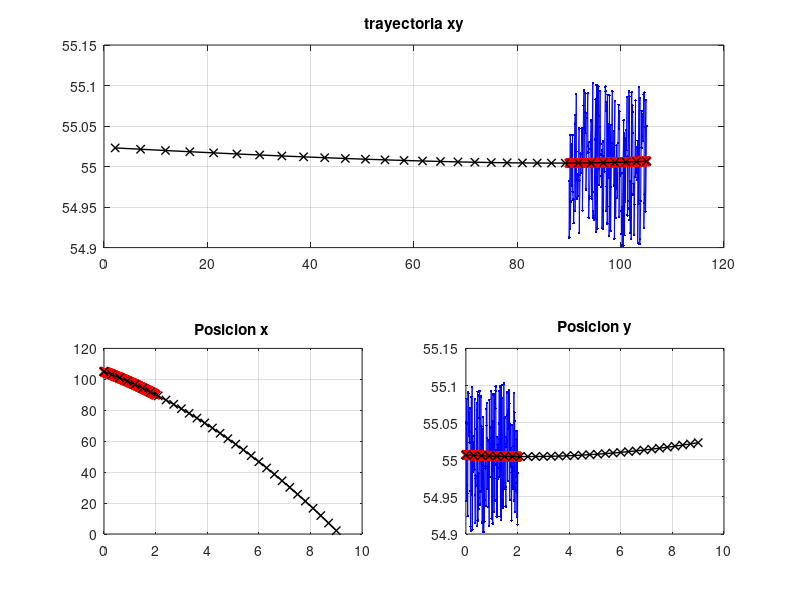

Here is the MATLAB script that generated this plot:
 close all
 clear all
 clc



%valores iniciales

ex0=105;%m
ey0=55;%m


%supongo velocidad inicial:
%80 km/h =>  22.2 m/s
%60 km/h =>  16.6 m/s
%40 km/h =>  11.1 m/s

vy0=-0+0.1*(2*rand-1);%m/s
vx0=-6.3+0.1*(2*rand-1)/8;%m/s


 ax=-1.2+0.1*(2*rand-1);
 ay=-0;

t=[0:0.01:6];

t1=[0:0.3:9];

global ypred1
global ypred2

ex=ex0+vx0.*t+0.5.*ax.*t.^2;%posicion en x 
ey=ey0+vy0.*t+0.5.*ay.*t.^2;%posicion en y 



  for n=1:length(ex)
      
    ruido=0.1*(2*rand-1);
    
  %agrego ruido a la estimacion de la posicion.
    ex(n)= ex(n)+ruido;
    ey(n)= ey(n)+ruido;  
    
  end
  [qq,tq]=min(abs(90-ex)) %estimo hasta que el auto deja la ROI. 

%   [p1,S1,mu1] = polyfit(t,ex,3);
%     [ypred1,delta1] = polyval(p1,t,S1,mu1);
% 
%     [p2,S2,mu2] = polyfit(t,ey,3);
%     [ypred2,delta2] = polyval(p2,t,S2,mu2);
 t=t(1:tq);
 troi=t(tq)
 ex=ex(1:tq); 
 ey=ey(1:tq);
   

  [p1,S1,mu1] = polyfit(t,ex,2);
    [ypred1,delta1] = polyval(p1,t,S1,mu1);

    [p2,S2,mu2] = polyfit(t,ey,2);
    [ypred2,delta2] = polyval(p2,t,S2,mu2);
   
%  Xest=p1(1)*((t1-mu1(1))/mu1(2)).^3+p1(2)*((t1-mu1(1))/mu1(2)).^2+p1(3)*((t1-mu1(1))/mu1(2))+p1(4);
% 
%  Yest=p2(1)*((t1-mu2(1))/mu2(2)).^3+p2(2)*((t1-mu2(1))/mu2(2)).^2+p2(3)*((t1-mu2(1))/mu2(2))+p2(4);
%   
 Xest=p1(1)*((t1-mu1(1))/mu1(2)).^2+p1(2)*((t1-mu1(1))/mu1(2))+p1(3);

 Yest=p2(1)*((t1-mu2(1))/mu2(2)).^2+p2(2)*((t1-mu2(1))/mu2(2))+p2(3);
 
    figure(100),subplot(2,2,3),plot(t,ex,'b.-'),hold on,plot(t,ypred1,'rx-','LineWidth',2),title('Posicion x '),grid on, hold on ,plot(t1,Xest,'kx-','LineWidth',1)
    figure(100),subplot(2,2,4),plot(t,ey,'b.-'),hold on,plot(t,ypred2,'rx-','LineWidth',2),title('Posicion y'),grid on, hold on ,plot(t1,Yest,'kx-','LineWidth',1)
    figure(100),subplot(2,2,1:2),plot(ex,ey,'b.-'),hold on,plot(ypred1,ypred2,'rx-','LineWidth',2),title('trayectoria xy'),grid on,
    hold on ,plot(Xest,Yest,'kx-','LineWidth',1)
